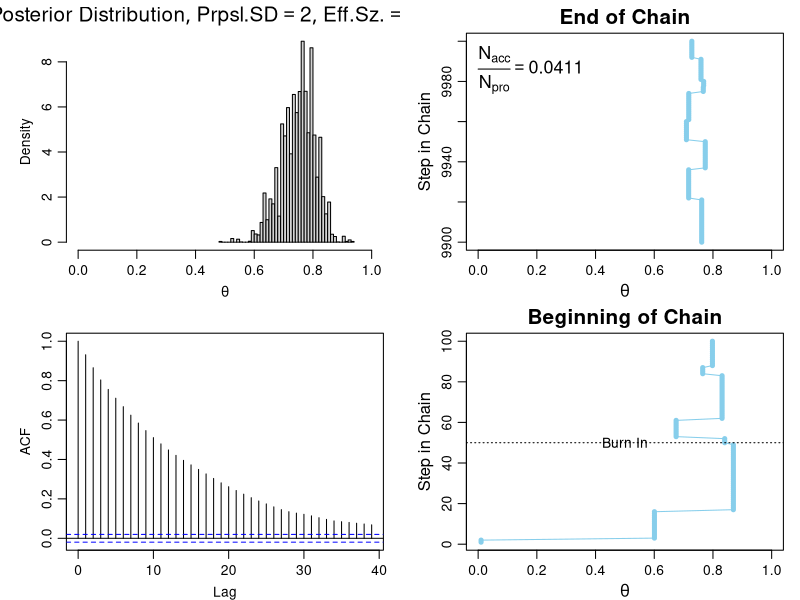

This figure's R source:
#################################################################
#This code comes from the supplementary materials in Kruschke (2015). *Doing
#Bayesian data analysis: A tutorial with R, JAGS, and Stan* (Ch. 7). Academic Press.
#The code can be found here: 
#https://sites.google.com/site/doingbayesiandataanalysis/exercises
# It was adapted by Nicole Cruz and Julia Haaf
#################################################################

# Specify the data, to be used in the likelihood function.
myData <- c(rep(0,8), rep(1,32))

# Define the Bernoulli likelihood function, p(D|theta).
# The argument theta could be a vector, not just a scalar.
likelihood <- function( theta , data ) {
  z = sum( data )
  N = length( data )
  pDataGivenTheta = theta^z * (1-theta)^(N-z)
  # The theta values passed into this function are generated at random,
  # and therefore might be inadvertently greater than 1 or less than 0.
  # The likelihood for theta > 1 or for theta < 0 is zero:
  pDataGivenTheta[ theta > 1 | theta < 0 ] = 0
  return( pDataGivenTheta )
}

# Define the prior density function. 
prior <- function( theta, alpha , beta ) {
  pTheta = dbeta( theta , alpha , beta )
  # The theta values passed into this function are generated at random,
  # and therefore might be inadvertently greater than 1 or less than 0.
  # The prior for theta > 1 or for theta < 0 is zero:
  pTheta[ theta > 1 | theta < 0 ] = 0
  return( pTheta )
}

# Define the relative probability of the target distribution, 
# as a function of vector theta. For our application, this
# target distribution is the unnormalized posterior distribution.
targetRelProb <- function( theta , data, alpha , beta ) {
  targetRelProb =  likelihood( theta , data ) * prior( theta, alpha , beta )
  return( targetRelProb )
}

# Specify the length of the trajectory, i.e., the number of jumps to try:
NSamples <- 10000 # arbitrary large number
# Initialize the vector that will store the results:
theta <- rep( 0 , NSamples )
# Specify where to start the trajectory:
theta[1] <- 0.01 # arbitrary value, ideally between 0 and 1
# Specify the burn-in period:
burnIn <- 50 # The first samples are removed as they are typically used to tune the algorithm
# Initialize accepted, rejected counters, just to monitor performance:
nAccepted <- 0
nRejected <- 0

# Now generate the random walk. The 't' index is time or trial in the walk.
# Specify seed to reproduce same random walk:
# set.seed(47405) # comment out to create different graphs

# Specify standard deviation of proposal distribution:
proposalSD <- c(0.02,0.2,2.0)[3] # vary the proposal standard deviation

# Specify priors
alpha <- 4
beta <- 4

for ( t in 1:(NSamples - 1) ) {
	currentPosition <- theta[t]
	
	# Use the proposal distribution to generate a proposed jump.
	proposedJump <- rnorm( 1 , mean=0 , sd=proposalSD )
	
	# Compute the probability of accepting the proposed jump.
	probAccept <- min( 1,
		targetRelProb( currentPosition + proposedJump , myData, alpha , beta )
		/ targetRelProb( currentPosition , myData, alpha , beta ) )
	
	# Generate a random uniform value from the interval [0,1] to
	# decide whether or not to accept the proposed jump.
	if ( runif(1) < probAccept ) {
		# accept the proposed jump
		theta[ t+1 ] <- currentPosition + proposedJump
		# increment the accepted counter, just to monitor performance
		if ( t > burnIn ) { nAccepted = nAccepted + 1 }
	} else {
		# reject the proposed jump, stay at current position
		theta[ t+1 ] <- currentPosition
		# increment the rejected counter, just to monitor performance
		if ( t > burnIn ) { nRejected = nRejected + 1 }
	}
}

# Extract the post-burnIn portion of the trajectory.
acceptedTheta <- theta[ (burnIn+1) : length(theta) ]

# End of Metropolis algorithm.

#-----------------------------------------------------------------------
# Display the chain.

layout( matrix(1:4,nrow=2) )
par(mar=c(3,4,2,1),mgp=c(2,0.7,0))

# Posterior histogram:
hist(acceptedTheta, xlim=c(0,1) , xlab=bquote(theta), freq = F, breaks = 50,
     , cex.main=1.5, main=bquote( list( "Posterior Distribution", "Prpsl.SD" == .(proposalSD) 
                                        , "Eff.Sz." == .(round(coda::effectiveSize(acceptedTheta),1)) ) ) )

# Autocorrelation
acf(acceptedTheta, cex = 1.2, main = "")

# Trajectory, a.k.a. trace plot, end of chain:
idxToPlot = (NSamples-100):NSamples
plot( theta[idxToPlot] , idxToPlot , main="End of Chain" , cex.main=1.5,
      xlab=bquote(theta) , xlim=c(0,1) , ylab="Step in Chain" ,
      type="o" , pch=20 , col="skyblue" , cex.lab=1.2 )
# Display proposal SD and acceptance ratio in the plot.
text( 0.0 , NSamples , adj=c(0.0,1.1) , cex=1.3 ,
      labels = bquote( frac(N[acc],N[pro]) == 
                       .(signif( nAccepted/length(acceptedTheta) , 3 ))))

# Trajectory, a.k.a. trace plot, beginning of chain:
idxToPlot = 1:100
plot( theta[idxToPlot] , idxToPlot , main="Beginning of Chain" , cex.main=1.5,
      xlab=bquote(theta) , xlim=c(0,1) , ylab="Step in Chain" ,
      type="o" , pch=20 , col="skyblue" , cex.lab=1.2 )
# Indicate burn in limit (might not be visible if not in range):
if ( burnIn > 0 ) {
  abline(h=burnIn,lty="dotted")
  text( 0.5 , burnIn+3 , "Burn In" , adj=c(0.5,1.1) )
}

#------------------------------------------------------------------------
